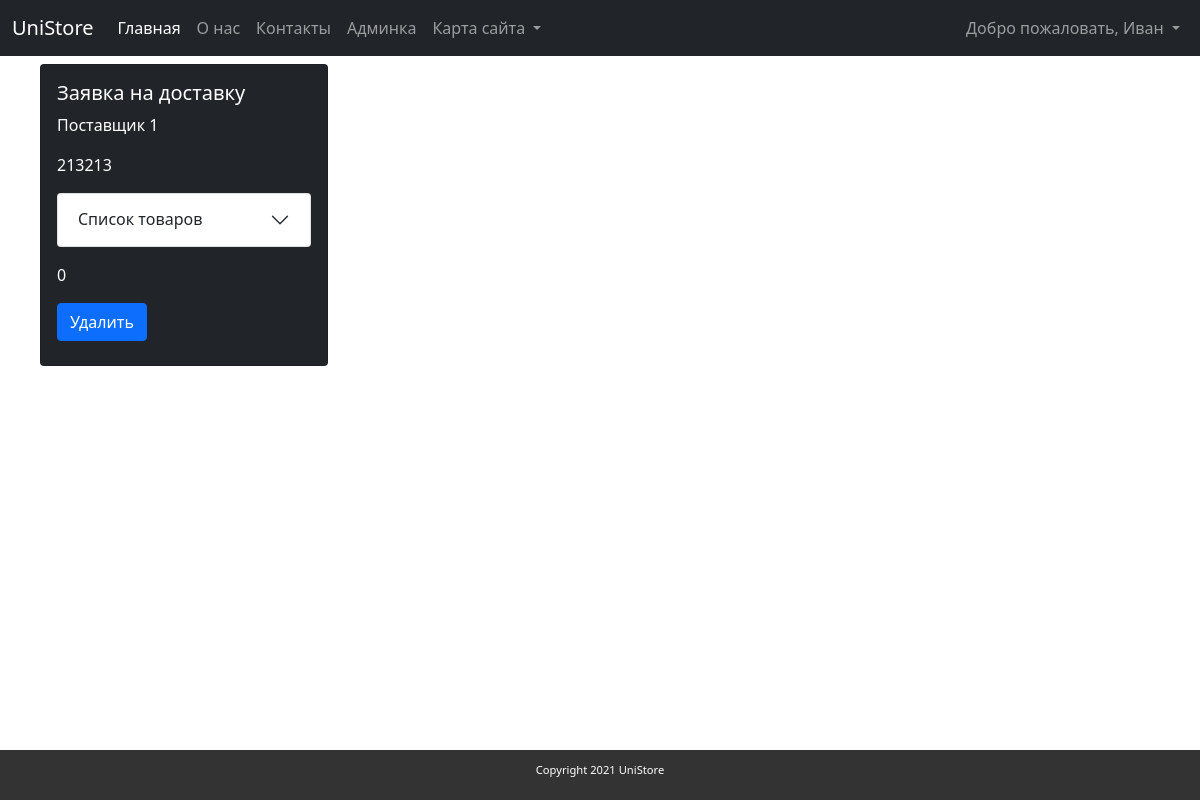
Before: /shipping/list_shipping (signed in) with the older database file.
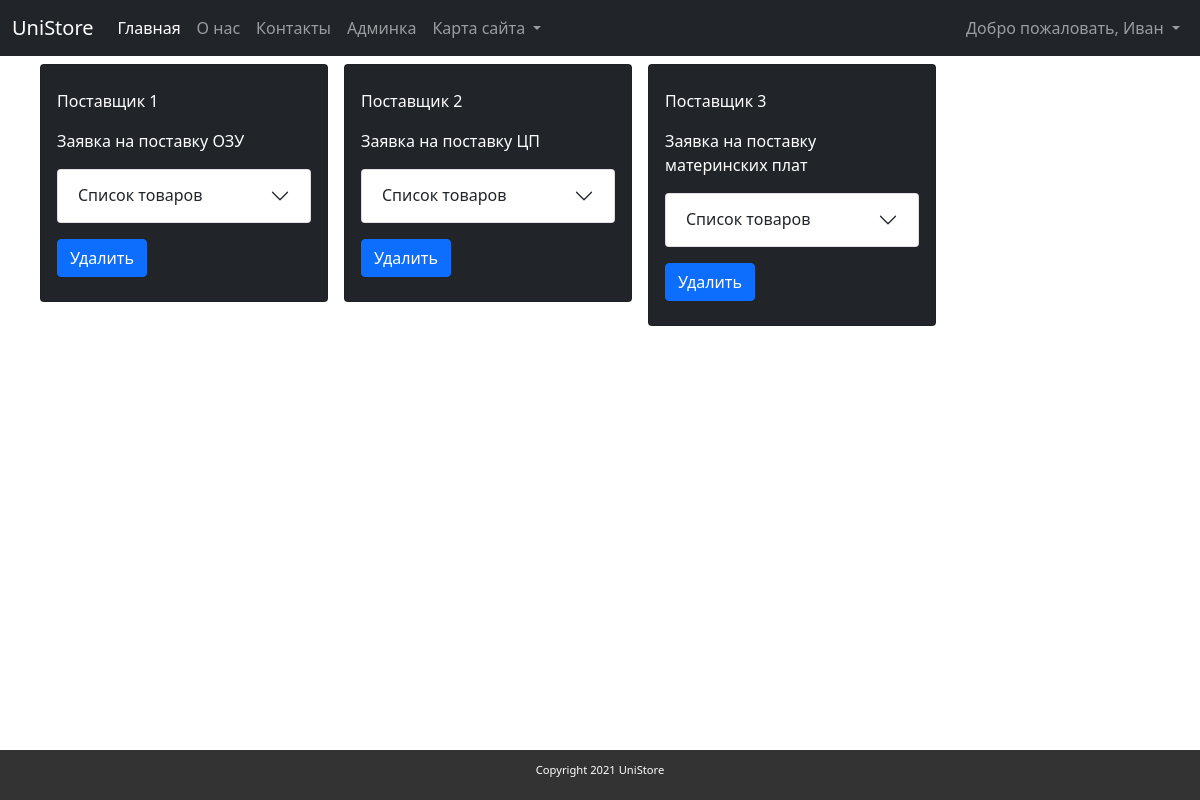
After: the same page with the newer database file.
### app/models.py (models this page shows, shortened)
class ShipRequest(models.Model):
    title = models.CharField('Название', max_length=255)
    shipper = models.ForeignKey(Shipper, related_name='shipper', on_delete=models.SET_NULL,
                                default=None, null=True, blank=True, verbose_name='Поставщик')
    desc = models.TextField('Описание')
    items = models.ManyToManyField(OrderQuantity, verbose_name='Товары')
    status = models.CharField('Статус', max_length=255)
    class Meta:
        verbose_name = "Заявка на поставку"
        verbose_name_plural = "Заявки на поставку"

class Shipper(models.Model):
    name = models.CharField(max_length=255)
    def __str__(self):
        return self.name
    class Meta:
        verbose_name = "Поставщик"
        verbose_name_plural = "Поставщики"

### app/views.py (the view)
# urls.py: path('shipping/list_shipping', ShipRequestListView.as_view(), name='shipping_list_ship'),
class ShipRequestListView(ListView):
    model = ShipRequest
    template_name = 'app/shipping/list_shipping.html'

### app/models.py (called while the page is built)
    def __str__(self):
        return str(self.quantity) + 'x ' + self.product.name

### app/templates/app/shipping/list_shipping.html (shortened to what this page needs)
{% extends "app/layout.html" %}
{% block content %}
<div class="panel">
{% for request in object_list %}
    <div class="card h-100 mb-3 ms-3" style="max-width: 18rem;min-width: 18rem;">
        <div class="card-body">
            <h5>{{request.title}}</h5>
            <p class="card-text">{{request.shipper}}</p>
            <p class="card-text">{{request.desc}}</p>
            <div class="accordion my-3" id="accordion{{ request.id }}">
                <div class="accordion-item">
                    <h2 class="accordion-header" id="heading{{ request.id }}">
                      <button class="accordion-button collapsed" type="button" data-bs-toggle="collapse"
                              data-bs-target="#collapse{{ request.id }}" aria-expanded="false"
                              aria-controls="collapse{{ request.id }}">
                        Список товаров
                      </button>
                    </h2>
                </div>
            </div>
            <p class="card-text">{{request.status}}</p>
            <div class="mx-auto">
                <a href="/shipping/delete_shipping/{{request.id}}" class="btn btn-primary mb-2">Удалить</a>
            </div>
        </div>
    </div>
{% endfor %}
</div>
{% endblock %}

### app/templates/app/layout.html (shortened to what this page needs)
<!DOCTYPE html>
<html lang="en">
<head>
    {% load static %}
    <link rel="stylesheet" href="{% static 'css/bootstrap-dark.css' %}" type="text/css">
    <link rel="stylesheet" href="{% static 'app.css' %}" type="text/css">
</head>
<body>
{% if not view.is_popup %}
<nav class="navbar navbar-expand-lg navbar-dark bg-dark">
    <div class="container-fluid">
        <a class="navbar-brand" href="/home">UniStore</a>
        <div class="collapse navbar-collapse" id="navbarSupportedContent">
            <ul class="navbar-nav me-auto mb-2 mb-lg-0">
                <li class="nav-item">
                    <a class="nav-link active" aria-current="page" href="/home">Главная</a>
                </li>
                <li class="nav-item">
                    <a class="nav-link" href="/about">О нас</a>
                </li>
                <li class="nav-item">
                    <a class="nav-link" href="/contact">Контакты</a>
                </li>
                <li class="nav-item">
                    <a class="nav-link" href="/admin/">Админка</a>
                </li>
                <li class="nav-item dropdown">
                    <a class="nav-link dropdown-toggle" href="#" id="navbarDropdown" role="button"
                       data-bs-toggle="dropdown" aria-expanded="false">
                        Карта сайта
                    </a>
                </li>
            </ul>
            <div class="pull-right">
                <ul class="navbar-nav pull-right">
                    <li class="nav-item dropdown">
                        <a class="nav-link dropdown-toggle" href="#" role="button"
                           data-bs-toggle="dropdown" aria-expanded="false">
                            Добро пожаловать, {{request.user.first_name}}
                        </a>
                    </li>
                </ul>
            </div>
        </div>
    </div>
</nav>
{% endif %}
<div class="mx-4 mt-2 mb-5">
    {% block content%}
    {% endblock %}
</div>
{% if not view.is_popup %}
<footer>
    <p class="copyright">Copyright 2021 UniStore</p>
</footer>
{% endif %}
</body>
</html>

### app/static/app.css (style rules this page uses)
footer { position: fixed; bottom: 0; height: 50px; width: 100%; background-color: #333333; }
p.copyright { width: 100%; color: #fff; line-height: 40px; font-size: 0.7em; text-align: center; }
body { color: #ffffff; -webkit-background-size: cover; -moz-background-size: cover; -o-background-size: cover; background-size: cover; }
.panel { display: flex; flex-wrap: wrap }

Changed rows visible on the page:
removed ShipRequest: title "Заявка на доставку", shipper "Поставщик 1", desc "213213", status "0"
added ShipRequest: shipper "Поставщик 1", desc "Заявка на поставку ОЗУ"
added ShipRequest: shipper "Поставщик 2", desc "Заявка на поставку ЦП"
added ShipRequest: shipper "Поставщик 3", desc "Заявка на поставку материнских плат"
